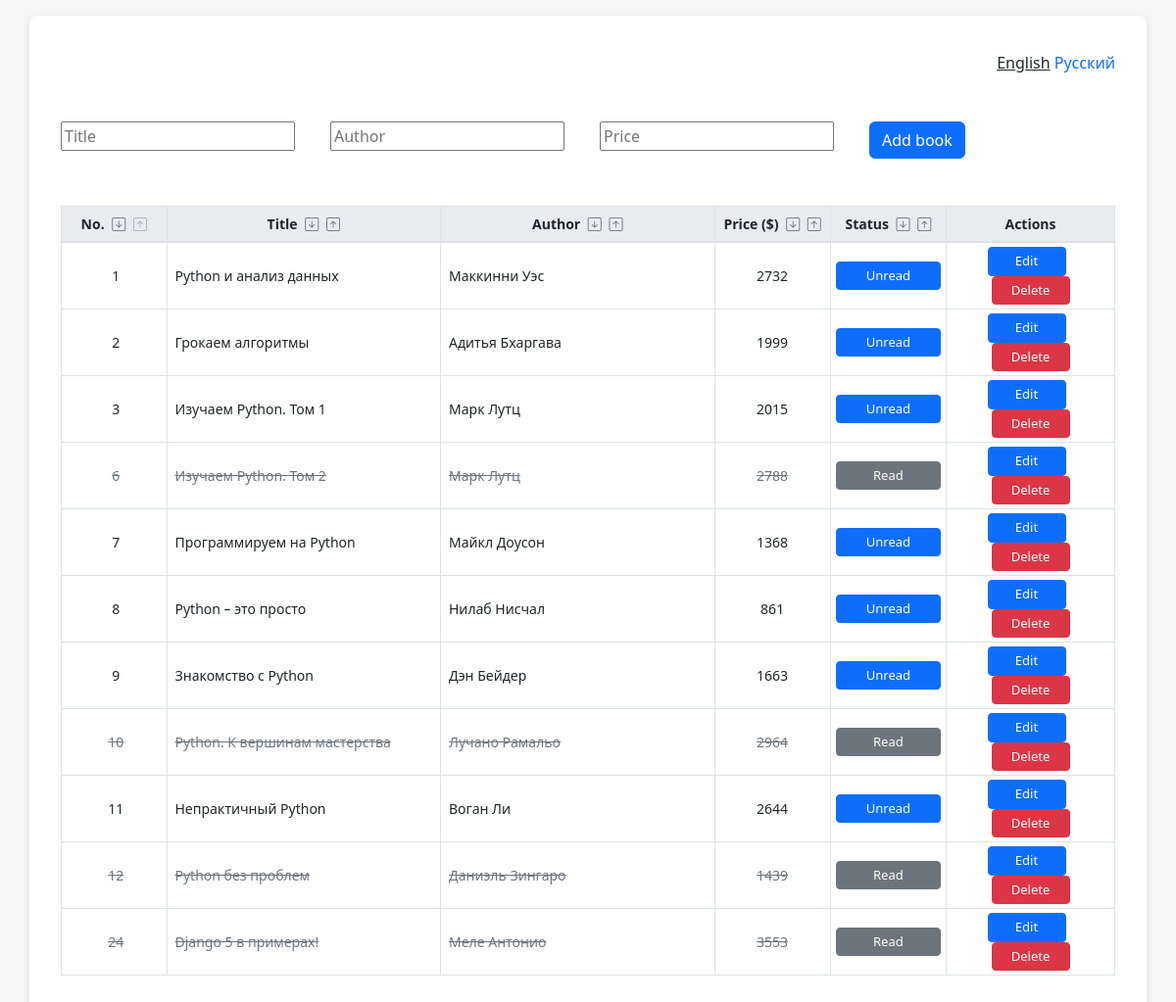
The page /en/ on the database its author committed.
### books/models.py (models this page shows, shortened)
class Book(models.Model):
    title = models.CharField(verbose_name=_("Title"), max_length=200)
    author = models.CharField(verbose_name=_("Author"), max_length=200)
    price = models.PositiveIntegerField(verbose_name=_("Price"), default=0)
    read = models.BooleanField(verbose_name=_("Read"), default=False)

### books/views.py (the view)
# urls.py: path("", book_list, name="book_list"),
@require_http_methods(['GET'])
def book_list(request):
    book_list = Book.objects.all()
    form = BookCreateForm(auto_id=False)
    return render(request, 'base.html', {'book_list': book_list, 'form': form})

### books/forms.py
class BookCreateForm(ModelForm):
    title = CharField(required=False, widget=TextInput(attrs={"class": "clrtxt", "placeholder": _("Title")}))
    author = CharField(required=False, widget=TextInput(attrs={"class": "clrtxt", "placeholder": _("Author")}))
    price = CharField(required=False, widget=TextInput(attrs={"class": "clrtxt", "placeholder": _("Price")}))
    class Meta:
        model = Book
        fields = ['title', 'author', 'price']

### templates/base.html (shortened to what this page needs)
{% load i18n %}
{% load static %}
<!DOCTYPE html>
<html>
<head>
    <link href="https://cdn.jsdelivr.net/npm/bootstrap@5.2.2/dist/css/bootstrap.min.css" rel="stylesheet"
>
    <link rel="stylesheet" href="https://cdn.jsdelivr.net/npm/bootstrap-icons@1.10.3/font/bootstrap-icons.css">
    <link rel="stylesheet" href="{% static 'base.css' %}">
</head>
<body hx-headers='{"X-CSRFToken": "{{ csrf_token }}"}'>
        <div class="container">
        <div class="row text-end mt-1">
            <div class="col">
                {% get_current_language as LANGUAGE_CODE %}
                {% get_available_languages as LANGUAGES %}
                {% get_language_info_list for LANGUAGES as languages %}
                {% for language in languages %}
                    {% if language.code == LANGUAGE_CODE %}
                        <u>{{ language.name_local }}</u>
                    {% else %}
                        <a href="/{{ language.code }}/">{{ language.name_local }}</a>
                    {% endif %}
                {% endfor %}
            </div>
        </div>
        <div class="row mt-5">
            <div class="col">
                {% include "partial_create_book_form.html" %}
                <form class="form-inline">
                <table class="table table-bordered table-sm mt-5">
                    {% trans "id" as id %}{% trans "title" as title %}
                    {% trans "author" as author %}{% trans "price" as price %}
                    {% trans "read" as read %}{% trans "ascend" as ascend %}
                    {% trans "descend" as descend %}
                    <thead>
                        <tr>
                            <th scope="col" style="width: 10%" class="text-center">
                                <small>
                                    {% trans "No." %}
                                    <a href=""
                                       hx-get="{% url 'book_list_sort' filter=id direction=descend %}"
                                       hx-target="#book-list"
                                       hx-swap="innerHTML" >
                                        <i class="table-icon bi bi-arrow-down-square ms-1 {% trans 'id-descend' %}"></i>
                                    </a>
                                    <a href=""
                                       hx-get="{% url 'book_list_sort' filter=id direction=ascend %}"
                                       hx-target="#book-list"
                                       hx-swap="innerHTML" >
                                        <i class="table-icon bi bi-arrow-up-square {% trans 'id-ascend' %} disabled-button"></i>
                                    </a>
                                </small>
                            </th>
                            <th scope="col" style="width: 26%" class="text-center">
                                <small>
                                    {% trans "Title" %}
                                    <a href=""
                                       hx-get="{% url 'book_list_sort' filter=title direction=descend %}"
                                       hx-target="#book-list"
                                       hx-swap="innerHTML" >
                                        <i class="table-icon bi bi-arrow-down-square ms-1 {% trans 'title-descend' %}"></i>
                                    </a>
                                    <a href=""
                                       hx-get="{% url 'book_list_sort' filter=title direction=ascend %}"
                                       hx-target="#book-list"
                                       hx-swap="innerHTML" >
                                        <i class="table-icon bi bi-arrow-up-square {% trans 'title-ascend' %}"></i>
                                    </a>
                                </small>
                            </th>
                            <th scope="col" style="width: 26%" class="text-center">
                                <small>
                                    {% trans "Author" %}
                                    <a href=""
                                       hx-get="{% url 'book_list_sort' filter=author direction=descend %}"
                                       hx-target="#book-list"
                                       hx-swap="innerHTML" >
                                        <i class="table-icon bi bi-arrow-down-square ms-1 {% trans 'author-descend' %}"></i>
                                    </a>
                                    <a href=""
                                       hx-get="{% url 'book_list_sort' filter=author direction=ascend %}"
                                       hx-target="#book-list"
                                       hx-swap="innerHTML" >
                                        <i class="table-icon bi bi-arrow-up-square {% trans 'author-ascend' %}"></i>
                                    </a>
                                </small>
                            </th>
                            <th scope="col" style="width: 11%" class="text-center">
                                <small>
                                    {% trans "Price ($)" %}
                                    <a href=""
                                       hx-get="{% url 'book_list_sort' filter=price direction=descend %}"
                                       hx-target="#book-list"
                                       hx-swap="innerHTML" >
                                        <i class="table-icon bi bi-arrow-down-square ms-1 {% trans 'price-descend' %}"></i>
                                    </a>
                                    <a href=""
                                       hx-get="{% url 'book_list_sort' filter=price direction=ascend %}"
                                       hx-target="#book-list"
                                       hx-swap="innerHTML" >
                                        <i class="table-icon bi bi-arrow-up-square {% trans 'price-ascend' %}"></i>
                                    </a>
                                </small>
                            </th>
                            <th scope="col" style="width: 11%" class="text-center">
                                <small>
                                    {% trans "Status" %}
                                    <a href=""
                                       hx-get="{% url 'book_list_sort' filter=read direction=descend %}"
                                       hx-target="#book-list"
                                       hx-swap="innerHTML" >
                                        <i class="table-icon bi bi-arrow-down-square ms-1 {% trans 'read-descend' %}"></i>
                                    </a>
                                    <a href=""
                                       hx-get="{% url 'book_list_sort' filter=read direction=ascend %}"
                                       hx-target="#book-list"
                                       hx-swap="innerHTML" >
                                        <i class="table-icon bi bi-arrow-up-square {% trans 'read-ascend' %}"></i>
                                    </a>
                                </small>
                            </th>
                        <th scope="col" style="width: 16%" class="text-center">
                            <small>{% trans "Actions" %}</small>
                        </th>
                    </tr>
                    </thead>
                    <tbody id="book-list">
                    {% include "partial_book_list.html" %}
                    </tbody>
                </table>
            </form>
        </div>
    </div>
</div>
</body>
</html>

### templates/partial_create_book_form.html
{% load i18n %}
<form class="form-inline">
    <div class="row">
        <div class="col">
            {{ form.title }}
        </div>
        <div class="col">
            {{ form.author }}
        </div>
        <div class="col">
            {{ form.price }}
        </div>
        <div class="col">
            <button type="submit"
                    class="disbtn btn btn-primary"
                    hx-post="{% url 'create_book' %}"
                    hx-target="#book-list"
                    hx-swap="beforeend">
                {% trans "Add book" %}
            </button>
        </div>
    </div>
</form>

### templates/partial_book_list.html
{% for book in book_list %}
    {% include "partial_book_detail.html" %}
{% endfor %}

### templates/partial_book_detail.html
{% load i18n %}
<tr class="{% if book.read %}grey-text{% endif %}">
    <td class="align-middle text-center ps-2">
        {{ book.id }}
    </td>
    <td class="align-middle ps-2">
        {{ book.title }}
    </td>
    <td class="align-middle ps-2">
        {{ book.author }}
    </td>
    <td class="align-middle text-center">
        {{ book.price }}
    </td>
    <td class="align-middle text-center">
        <button class="disbtn table-button status-button btn btn-sm {% if book.read %}btn-secondary{% else %}btn-primary{% endif %}"
                hx-patch="{% url 'update_book_status' book.id %}"
                hx-target="closest tr"
                hx-swap="outerHTML">
            {% if book.read %}{% trans "Read" %}{% else %}{% trans "Unread" %}{% endif %}
        </button>
    </td>
    <td class="align-middle text-center">
        <button class="disbtn table-button any-button btn btn-primary btn-sm me-2"
                hx-get="{% url 'update_book_details' book.id %}"
                hx-target="closest tr"
                hx-swap="outerHTML">
            {% trans "Edit" %}
        </button>
        <button class="disbtn table-button any-button btn btn-danger btn-sm"
                hx-delete="{% url 'delete_book' book.id %}"
                hx-target="closest tr"
                hx-swap="outerHTML"
                hx-confirm="{% trans 'Are you sure you wish to delete this book?' %}">
            {% trans "Delete" %}
        </button>
    </td>
</tr>

### static/base.css (style rules this page uses)
body { background-color: rgb(246, 246, 246); color: #212529; min-height: 100vh; }
.container { background-color: #ffffff; padding: 2rem; border-radius: 8px; box-shadow: 0 2px 8px rgba(0, 0, 0, 0.1); margin-top: 1rem; }
thead { background-color: #e9ecef; border-bottom: 2px solid #dee2e6; }
tbody { background-color: #ffffff; border-color: #dee2e6; }
td { font-size: 14px; vertical-align: middle !important; border-color: #dee2e6 !important; }
tr { line-height: 26px; min-height: 26px; height: 26px; transition: background-color 0.2s ease; }
a { text-decoration: none; color: #0d6efd; transition: color 0.2s ease; }
.grey-text { color: #6c757d !important; text-decoration: line-through; }
.status-button { width: 107px; transition: transform 0.1s ease; }
.any-button { width: 80px; }
.table-button { font-size: 13px; padding: 0.25rem 0.5rem; }
.bi-arrow-down-square, .bi-arrow-up-square { color: #6c757d; transition: all 0.2s ease; margin-left: 0.25rem; }
.disabled-button { opacity: 0.5; pointer-events: none; }

### rows shown on the page
Book: id "1", title "Python и анализ данных", author "Маккинни Уэс", price "2732"
Book: id "2", title "Грокаем алгоритмы", author "Адитья Бхаргава", price "1999"
Book: id "3", title "Изучаем Python. Том 1", author "Марк Лутц", price "2015"
Book: id "6", title "Изучаем Python. Том 2", author "Марк Лутц", price "2788"
Book: id "7", title "Программируем на Python", author "Майкл Доусон", price "1368"
Book: id "8", title "Python – это просто", author "Нилаб Нисчал", price "861"
Book: id "9", title "Знакомство с Python", author "Дэн Бейдер", price "1663"
Book: id "10", title "Python. К вершинам мастерства", author "Лучано Рамальо", price "2964"
Book: id "11", title "Непрактичный Python", author "Воган Ли", price "2644"
Book: id "12", title "Python без проблем", author "Даниэль Зингаро", price "1439"
Book: id "24", title "Django 5 в примерах!", author "Меле Антонио", price "3553"

### other values the page prints
{{ language.name_local }} "English"
{{ language.name_local }} "Русский"
